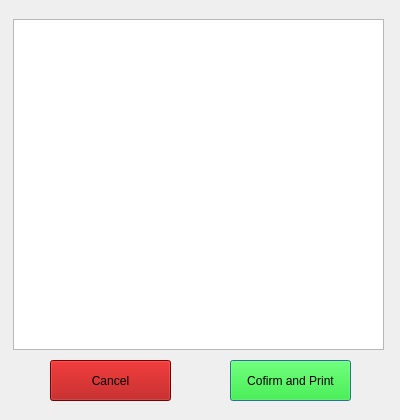
<?xml version="1.0" encoding="UTF-8"?>
<ui version="4.0">
 <class>Dialog</class>
 <widget class="QDialog" name="Dialog">
  <property name="geometry">
   <rect>
    <x>0</x>
    <y>0</y>
    <width>400</width>
    <height>420</height>
   </rect>
  </property>
  <property name="windowTitle">
   <string>Print</string>
  </property>
  <property name="windowIcon">
   <iconset>
    <normaloff>../Downloads/hiclipart.com.png</normaloff>../Downloads/hiclipart.com.png</iconset>
  </property>
  <widget class="QTextEdit" name="textEdit">
   <property name="geometry">
    <rect>
     <x>13</x>
     <y>19</y>
     <width>371</width>
     <height>331</height>
    </rect>
   </property>
  </widget>
  <widget class="QPushButton" name="pushButton">
   <property name="geometry">
    <rect>
     <x>230</x>
     <y>360</y>
     <width>121</width>
     <height>41</height>
    </rect>
   </property>
   <property name="palette">
    <palette>
     <active>
      <colorrole role="WindowText">
       <brush brushstyle="SolidPattern">
        <color alpha="255">
         <red>0</red>
         <green>0</green>
         <blue>0</blue>
        </color>
       </brush>
      </colorrole>
      <colorrole role="Button">
       <brush brushstyle="SolidPattern">
        <color alpha="255">
         <red>0</red>
         <green>255</green>
         <blue>0</blue>
        </color>
       </brush>
      </colorrole>
      <colorrole role="Light">
       <brush brushstyle="SolidPattern">
        <color alpha="255">
         <red>127</red>
         <green>255</green>
         <blue>127</blue>
        </color>
       </brush>
      </colorrole>
      <colorrole role="Midlight">
       <brush brushstyle="SolidPattern">
        <color alpha="255">
         <red>63</red>
         <green>255</green>
         <blue>63</blue>
        </color>
       </brush>
      </colorrole>
      <colorrole role="Dark">
       <brush brushstyle="SolidPattern">
        <color alpha="255">
         <red>0</red>
         <green>127</green>
         <blue>0</blue>
        </color>
       </brush>
      </colorrole>
      <colorrole role="Mid">
       <brush brushstyle="SolidPattern">
        <color alpha="255">
         <red>0</red>
         <green>170</green>
         <blue>0</blue>
        </color>
       </brush>
      </colorrole>
      <colorrole role="Text">
       <brush brushstyle="SolidPattern">
        <color alpha="255">
         <red>0</red>
         <green>0</green>
         <blue>0</blue>
        </color>
       </brush>
      </colorrole>
      <colorrole role="BrightText">
       <brush brushstyle="SolidPattern">
        <color alpha="255">
         <red>255</red>
         <green>255</green>
         <blue>255</blue>
        </color>
       </brush>
      </colorrole>
      <colorrole role="ButtonText">
       <brush brushstyle="SolidPattern">
        <color alpha="255">
         <red>0</red>
         <green>0</green>
         <blue>0</blue>
        </color>
       </brush>
      </colorrole>
      <colorrole role="Base">
       <brush brushstyle="SolidPattern">
        <color alpha="255">
         <red>255</red>
         <green>255</green>
         <blue>255</blue>
        </color>
       </brush>
      </colorrole>
      <colorrole role="Window">
       <brush brushstyle="SolidPattern">
        <color alpha="255">
         <red>0</red>
         <green>255</green>
         <blue>0</blue>
        </color>
       </brush>
      </colorrole>
      <colorrole role="Shadow">
       <brush brushstyle="SolidPattern">
        <color alpha="255">
         <red>0</red>
         <green>0</green>
         <blue>0</blue>
        </color>
       </brush>
      </colorrole>
      <colorrole role="AlternateBase">
       <brush brushstyle="SolidPattern">
        <color alpha="255">
         <red>127</red>
         <green>255</green>
         <blue>127</blue>
        </color>
       </brush>
      </colorrole>
      <colorrole role="ToolTipBase">
       <brush brushstyle="SolidPattern">
        <color alpha="255">
         <red>255</red>
         <green>255</green>
         <blue>220</blue>
        </color>
       </brush>
      </colorrole>
      <colorrole role="ToolTipText">
       <brush brushstyle="SolidPattern">
        <color alpha="255">
         <red>0</red>
         <green>0</green>
         <blue>0</blue>
        </color>
       </brush>
      </colorrole>
      <colorrole role="PlaceholderText">
       <brush brushstyle="SolidPattern">
        <color alpha="128">
         <red>0</red>
         <green>0</green>
         <blue>0</blue>
        </color>
       </brush>
      </colorrole>
     </active>
     <inactive>
      <colorrole role="WindowText">
       <brush brushstyle="SolidPattern">
        <color alpha="255">
         <red>0</red>
         <green>0</green>
         <blue>0</blue>
        </color>
       </brush>
      </colorrole>
      <colorrole role="Button">
       <brush brushstyle="SolidPattern">
        <color alpha="255">
         <red>0</red>
         <green>255</green>
         <blue>0</blue>
        </color>
       </brush>
      </colorrole>
      <colorrole role="Light">
       <brush brushstyle="SolidPattern">
        <color alpha="255">
         <red>127</red>
         <green>255</green>
         <blue>127</blue>
        </color>
       </brush>
      </colorrole>
      <colorrole role="Midlight">
       <brush brushstyle="SolidPattern">
        <color alpha="255">
         <red>63</red>
         <green>255</green>
         <blue>63</blue>
        </color>
       </brush>
      </colorrole>
      <colorrole role="Dark">
       <brush brushstyle="SolidPattern">
        <color alpha="255">
         <red>0</red>
         <green>127</green>
         <blue>0</blue>
        </color>
       </brush>
      </colorrole>
      <colorrole role="Mid">
       <brush brushstyle="SolidPattern">
        <color alpha="255">
         <red>0</red>
         <green>170</green>
         <blue>0</blue>
        </color>
       </brush>
      </colorrole>
      <colorrole role="Text">
       <brush brushstyle="SolidPattern">
        <color alpha="255">
         <red>0</red>
         <green>0</green>
         <blue>0</blue>
        </color>
       </brush>
      </colorrole>
      <colorrole role="BrightText">
       <brush brushstyle="SolidPattern">
        <color alpha="255">
         <red>255</red>
         <green>255</green>
         <blue>255</blue>
        </color>
       </brush>
      </colorrole>
      <colorrole role="ButtonText">
       <brush brushstyle="SolidPattern">
        <color alpha="255">
         <red>0</red>
         <green>0</green>
         <blue>0</blue>
        </color>
       </brush>
      </colorrole>
      <colorrole role="Base">
       <brush brushstyle="SolidPattern">
        <color alpha="255">
         <red>255</red>
         <green>255</green>
         <blue>255</blue>
        </color>
       </brush>
      </colorrole>
      <colorrole role="Window">
       <brush brushstyle="SolidPattern">
        <color alpha="255">
         <red>0</red>
         <green>255</green>
         <blue>0</blue>
        </color>
       </brush>
      </colorrole>
      <colorrole role="Shadow">
       <brush brushstyle="SolidPattern">
        <color alpha="255">
         <red>0</red>
         <green>0</green>
         <blue>0</blue>
        </color>
       </brush>
      </colorrole>
      <colorrole role="AlternateBase">
       <brush brushstyle="SolidPattern">
        <color alpha="255">
         <red>127</red>
         <green>255</green>
         <blue>127</blue>
        </color>
       </brush>
      </colorrole>
      <colorrole role="ToolTipBase">
       <brush brushstyle="SolidPattern">
        <color alpha="255">
         <red>255</red>
         <green>255</green>
         <blue>220</blue>
        </color>
       </brush>
      </colorrole>
      <colorrole role="ToolTipText">
       <brush brushstyle="SolidPattern">
        <color alpha="255">
         <red>0</red>
         <green>0</green>
         <blue>0</blue>
        </color>
       </brush>
      </colorrole>
      <colorrole role="PlaceholderText">
       <brush brushstyle="SolidPattern">
        <color alpha="128">
         <red>0</red>
         <green>0</green>
         <blue>0</blue>
        </color>
       </brush>
      </colorrole>
     </inactive>
     <disabled>
      <colorrole role="WindowText">
       <brush brushstyle="SolidPattern">
        <color alpha="255">
         <red>0</red>
         <green>127</green>
         <blue>0</blue>
        </color>
       </brush>
      </colorrole>
      <colorrole role="Button">
       <brush brushstyle="SolidPattern">
        <color alpha="255">
         <red>0</red>
         <green>255</green>
         <blue>0</blue>
        </color>
       </brush>
      </colorrole>
      <colorrole role="Light">
       <brush brushstyle="SolidPattern">
        <color alpha="255">
         <red>127</red>
         <green>255</green>
         <blue>127</blue>
        </color>
       </brush>
      </colorrole>
      <colorrole role="Midlight">
       <brush brushstyle="SolidPattern">
        <color alpha="255">
         <red>63</red>
         <green>255</green>
         <blue>63</blue>
        </color>
       </brush>
      </colorrole>
      <colorrole role="Dark">
       <brush brushstyle="SolidPattern">
        <color alpha="255">
         <red>0</red>
         <green>127</green>
         <blue>0</blue>
        </color>
       </brush>
      </colorrole>
      <colorrole role="Mid">
       <brush brushstyle="SolidPattern">
        <color alpha="255">
         <red>0</red>
         <green>170</green>
         <blue>0</blue>
        </color>
       </brush>
      </colorrole>
      <colorrole role="Text">
       <brush brushstyle="SolidPattern">
        <color alpha="255">
         <red>0</red>
         <green>127</green>
         <blue>0</blue>
        </color>
       </brush>
      </colorrole>
      <colorrole role="BrightText">
       <brush brushstyle="SolidPattern">
        <color alpha="255">
         <red>255</red>
         <green>255</green>
         <blue>255</blue>
        </color>
       </brush>
      </colorrole>
      <colorrole role="ButtonText">
       <brush brushstyle="SolidPattern">
        <color alpha="255">
         <red>0</red>
         <green>127</green>
         <blue>0</blue>
        </color>
       </brush>
      </colorrole>
      <colorrole role="Base">
       <brush brushstyle="SolidPattern">
        <color alpha="255">
         <red>0</red>
         <green>255</green>
         <blue>0</blue>
        </color>
       </brush>
      </colorrole>
      <colorrole role="Window">
       <brush brushstyle="SolidPattern">
        <color alpha="255">
         <red>0</red>
         <green>255</green>
         <blue>0</blue>
        </color>
       </brush>
      </colorrole>
      <colorrole role="Shadow">
       <brush brushstyle="SolidPattern">
        <color alpha="255">
         <red>0</red>
         <green>0</green>
         <blue>0</blue>
        </color>
       </brush>
      </colorrole>
      <colorrole role="AlternateBase">
       <brush brushstyle="SolidPattern">
        <color alpha="255">
         <red>0</red>
         <green>255</green>
         <blue>0</blue>
        </color>
       </brush>
      </colorrole>
      <colorrole role="ToolTipBase">
       <brush brushstyle="SolidPattern">
        <color alpha="255">
         <red>255</red>
         <green>255</green>
         <blue>220</blue>
        </color>
       </brush>
      </colorrole>
      <colorrole role="ToolTipText">
       <brush brushstyle="SolidPattern">
        <color alpha="255">
         <red>0</red>
         <green>0</green>
         <blue>0</blue>
        </color>
       </brush>
      </colorrole>
      <colorrole role="PlaceholderText">
       <brush brushstyle="SolidPattern">
        <color alpha="128">
         <red>0</red>
         <green>0</green>
         <blue>0</blue>
        </color>
       </brush>
      </colorrole>
     </disabled>
    </palette>
   </property>
   <property name="cursor">
    <cursorShape>PointingHandCursor</cursorShape>
   </property>
   <property name="text">
    <string>Cofirm and Print</string>
   </property>
  </widget>
  <widget class="QPushButton" name="pushButton_2">
   <property name="geometry">
    <rect>
     <x>50</x>
     <y>360</y>
     <width>121</width>
     <height>41</height>
    </rect>
   </property>
   <property name="palette">
    <palette>
     <active>
      <colorrole role="WindowText">
       <brush brushstyle="SolidPattern">
        <color alpha="255">
         <red>0</red>
         <green>0</green>
         <blue>0</blue>
        </color>
       </brush>
      </colorrole>
      <colorrole role="Button">
       <brush brushstyle="SolidPattern">
        <color alpha="255">
         <red>170</red>
         <green>0</green>
         <blue>0</blue>
        </color>
       </brush>
      </colorrole>
      <colorrole role="Light">
       <brush brushstyle="SolidPattern">
        <color alpha="255">
         <red>255</red>
         <green>0</green>
         <blue>0</blue>
        </color>
       </brush>
      </colorrole>
      <colorrole role="Midlight">
       <brush brushstyle="SolidPattern">
        <color alpha="255">
         <red>212</red>
         <green>0</green>
         <blue>0</blue>
        </color>
       </brush>
      </colorrole>
      <colorrole role="Dark">
       <brush brushstyle="SolidPattern">
        <color alpha="255">
         <red>85</red>
         <green>0</green>
         <blue>0</blue>
        </color>
       </brush>
      </colorrole>
      <colorrole role="Mid">
       <brush brushstyle="SolidPattern">
        <color alpha="255">
         <red>113</red>
         <green>0</green>
         <blue>0</blue>
        </color>
       </brush>
      </colorrole>
      <colorrole role="Text">
       <brush brushstyle="SolidPattern">
        <color alpha="255">
         <red>0</red>
         <green>0</green>
         <blue>0</blue>
        </color>
       </brush>
      </colorrole>
      <colorrole role="BrightText">
       <brush brushstyle="SolidPattern">
        <color alpha="255">
         <red>255</red>
         <green>255</green>
         <blue>255</blue>
        </color>
       </brush>
      </colorrole>
      <colorrole role="ButtonText">
       <brush brushstyle="SolidPattern">
        <color alpha="255">
         <red>0</red>
         <green>0</green>
         <blue>0</blue>
        </color>
       </brush>
      </colorrole>
      <colorrole role="Base">
       <brush brushstyle="SolidPattern">
        <color alpha="255">
         <red>255</red>
         <green>255</green>
         <blue>255</blue>
        </color>
       </brush>
      </colorrole>
      <colorrole role="Window">
       <brush brushstyle="SolidPattern">
        <color alpha="255">
         <red>170</red>
         <green>0</green>
         <blue>0</blue>
        </color>
       </brush>
      </colorrole>
      <colorrole role="Shadow">
       <brush brushstyle="SolidPattern">
        <color alpha="255">
         <red>0</red>
         <green>0</green>
         <blue>0</blue>
        </color>
       </brush>
      </colorrole>
      <colorrole role="AlternateBase">
       <brush brushstyle="SolidPattern">
        <color alpha="255">
         <red>212</red>
         <green>127</green>
         <blue>127</blue>
        </color>
       </brush>
      </colorrole>
      <colorrole role="ToolTipBase">
       <brush brushstyle="SolidPattern">
        <color alpha="255">
         <red>255</red>
         <green>255</green>
         <blue>220</blue>
        </color>
       </brush>
      </colorrole>
      <colorrole role="ToolTipText">
       <brush brushstyle="SolidPattern">
        <color alpha="255">
         <red>0</red>
         <green>0</green>
         <blue>0</blue>
        </color>
       </brush>
      </colorrole>
      <colorrole role="PlaceholderText">
       <brush brushstyle="SolidPattern">
        <color alpha="128">
         <red>0</red>
         <green>0</green>
         <blue>0</blue>
        </color>
       </brush>
      </colorrole>
     </active>
     <inactive>
      <colorrole role="WindowText">
       <brush brushstyle="SolidPattern">
        <color alpha="255">
         <red>0</red>
         <green>0</green>
         <blue>0</blue>
        </color>
       </brush>
      </colorrole>
      <colorrole role="Button">
       <brush brushstyle="SolidPattern">
        <color alpha="255">
         <red>170</red>
         <green>0</green>
         <blue>0</blue>
        </color>
       </brush>
      </colorrole>
      <colorrole role="Light">
       <brush brushstyle="SolidPattern">
        <color alpha="255">
         <red>255</red>
         <green>0</green>
         <blue>0</blue>
        </color>
       </brush>
      </colorrole>
      <colorrole role="Midlight">
       <brush brushstyle="SolidPattern">
        <color alpha="255">
         <red>212</red>
         <green>0</green>
         <blue>0</blue>
        </color>
       </brush>
      </colorrole>
      <colorrole role="Dark">
       <brush brushstyle="SolidPattern">
        <color alpha="255">
         <red>85</red>
         <green>0</green>
         <blue>0</blue>
        </color>
       </brush>
      </colorrole>
      <colorrole role="Mid">
       <brush brushstyle="SolidPattern">
        <color alpha="255">
         <red>113</red>
         <green>0</green>
         <blue>0</blue>
        </color>
       </brush>
      </colorrole>
      <colorrole role="Text">
       <brush brushstyle="SolidPattern">
        <color alpha="255">
         <red>0</red>
         <green>0</green>
         <blue>0</blue>
        </color>
       </brush>
      </colorrole>
      <colorrole role="BrightText">
       <brush brushstyle="SolidPattern">
        <color alpha="255">
         <red>255</red>
         <green>255</green>
         <blue>255</blue>
        </color>
       </brush>
      </colorrole>
      <colorrole role="ButtonText">
       <brush brushstyle="SolidPattern">
        <color alpha="255">
         <red>0</red>
         <green>0</green>
         <blue>0</blue>
        </color>
       </brush>
      </colorrole>
      <colorrole role="Base">
       <brush brushstyle="SolidPattern">
        <color alpha="255">
         <red>255</red>
         <green>255</green>
         <blue>255</blue>
        </color>
       </brush>
      </colorrole>
      <colorrole role="Window">
       <brush brushstyle="SolidPattern">
        <color alpha="255">
         <red>170</red>
         <green>0</green>
         <blue>0</blue>
        </color>
       </brush>
      </colorrole>
      <colorrole role="Shadow">
       <brush brushstyle="SolidPattern">
        <color alpha="255">
         <red>0</red>
         <green>0</green>
         <blue>0</blue>
        </color>
       </brush>
      </colorrole>
      <colorrole role="AlternateBase">
       <brush brushstyle="SolidPattern">
        <color alpha="255">
         <red>212</red>
         <green>127</green>
         <blue>127</blue>
        </color>
       </brush>
      </colorrole>
      <colorrole role="ToolTipBase">
       <brush brushstyle="SolidPattern">
        <color alpha="255">
         <red>255</red>
         <green>255</green>
         <blue>220</blue>
        </color>
       </brush>
      </colorrole>
      <colorrole role="ToolTipText">
       <brush brushstyle="SolidPattern">
        <color alpha="255">
         <red>0</red>
         <green>0</green>
         <blue>0</blue>
        </color>
       </brush>
      </colorrole>
      <colorrole role="PlaceholderText">
       <brush brushstyle="SolidPattern">
        <color alpha="128">
         <red>0</red>
         <green>0</green>
         <blue>0</blue>
        </color>
       </brush>
      </colorrole>
     </inactive>
     <disabled>
      <colorrole role="WindowText">
       <brush brushstyle="SolidPattern">
        <color alpha="255">
         <red>85</red>
         <green>0</green>
         <blue>0</blue>
        </color>
       </brush>
      </colorrole>
      <colorrole role="Button">
       <brush brushstyle="SolidPattern">
        <color alpha="255">
         <red>170</red>
         <green>0</green>
         <blue>0</blue>
        </color>
       </brush>
      </colorrole>
      <colorrole role="Light">
       <brush brushstyle="SolidPattern">
        <color alpha="255">
         <red>255</red>
         <green>0</green>
         <blue>0</blue>
        </color>
       </brush>
      </colorrole>
      <colorrole role="Midlight">
       <brush brushstyle="SolidPattern">
        <color alpha="255">
         <red>212</red>
         <green>0</green>
         <blue>0</blue>
        </color>
       </brush>
      </colorrole>
      <colorrole role="Dark">
       <brush brushstyle="SolidPattern">
        <color alpha="255">
         <red>85</red>
         <green>0</green>
         <blue>0</blue>
        </color>
       </brush>
      </colorrole>
      <colorrole role="Mid">
       <brush brushstyle="SolidPattern">
        <color alpha="255">
         <red>113</red>
         <green>0</green>
         <blue>0</blue>
        </color>
       </brush>
      </colorrole>
      <colorrole role="Text">
       <brush brushstyle="SolidPattern">
        <color alpha="255">
         <red>85</red>
         <green>0</green>
         <blue>0</blue>
        </color>
       </brush>
      </colorrole>
      <colorrole role="BrightText">
       <brush brushstyle="SolidPattern">
        <color alpha="255">
         <red>255</red>
         <green>255</green>
         <blue>255</blue>
        </color>
       </brush>
      </colorrole>
      <colorrole role="ButtonText">
       <brush brushstyle="SolidPattern">
        <color alpha="255">
         <red>85</red>
         <green>0</green>
         <blue>0</blue>
        </color>
       </brush>
      </colorrole>
      <colorrole role="Base">
       <brush brushstyle="SolidPattern">
        <color alpha="255">
         <red>170</red>
         <green>0</green>
         <blue>0</blue>
        </color>
       </brush>
      </colorrole>
      <colorrole role="Window">
       <brush brushstyle="SolidPattern">
        <color alpha="255">
         <red>170</red>
         <green>0</green>
         <blue>0</blue>
        </color>
       </brush>
      </colorrole>
      <colorrole role="Shadow">
       <brush brushstyle="SolidPattern">
        <color alpha="255">
         <red>0</red>
         <green>0</green>
         <blue>0</blue>
        </color>
       </brush>
      </colorrole>
      <colorrole role="AlternateBase">
       <brush brushstyle="SolidPattern">
        <color alpha="255">
         <red>170</red>
         <green>0</green>
         <blue>0</blue>
        </color>
       </brush>
      </colorrole>
      <colorrole role="ToolTipBase">
       <brush brushstyle="SolidPattern">
        <color alpha="255">
         <red>255</red>
         <green>255</green>
         <blue>220</blue>
        </color>
       </brush>
      </colorrole>
      <colorrole role="ToolTipText">
       <brush brushstyle="SolidPattern">
        <color alpha="255">
         <red>0</red>
         <green>0</green>
         <blue>0</blue>
        </color>
       </brush>
      </colorrole>
      <colorrole role="PlaceholderText">
       <brush brushstyle="SolidPattern">
        <color alpha="128">
         <red>0</red>
         <green>0</green>
         <blue>0</blue>
        </color>
       </brush>
      </colorrole>
     </disabled>
    </palette>
   </property>
   <property name="cursor">
    <cursorShape>PointingHandCursor</cursorShape>
   </property>
   <property name="text">
    <string>Cancel</string>
   </property>
  </widget>
 </widget>
 <resources/>
 <connections/>
</ui>
